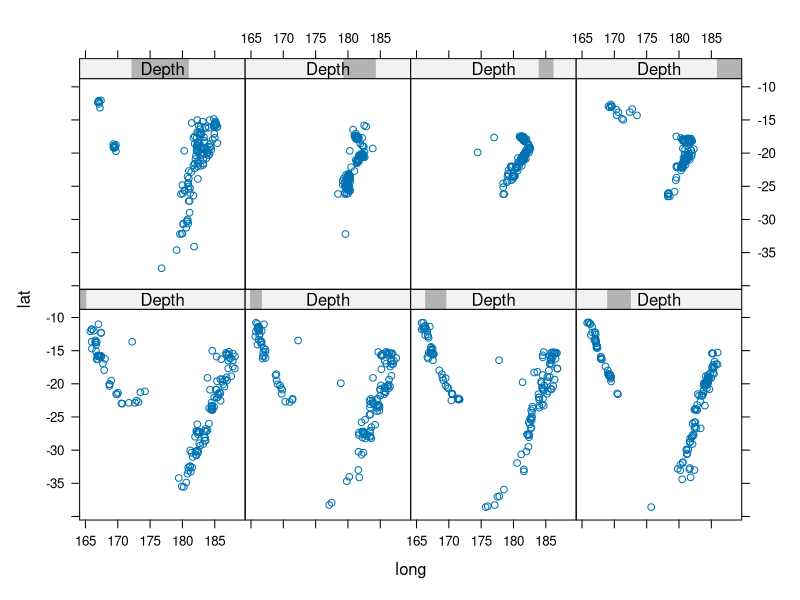
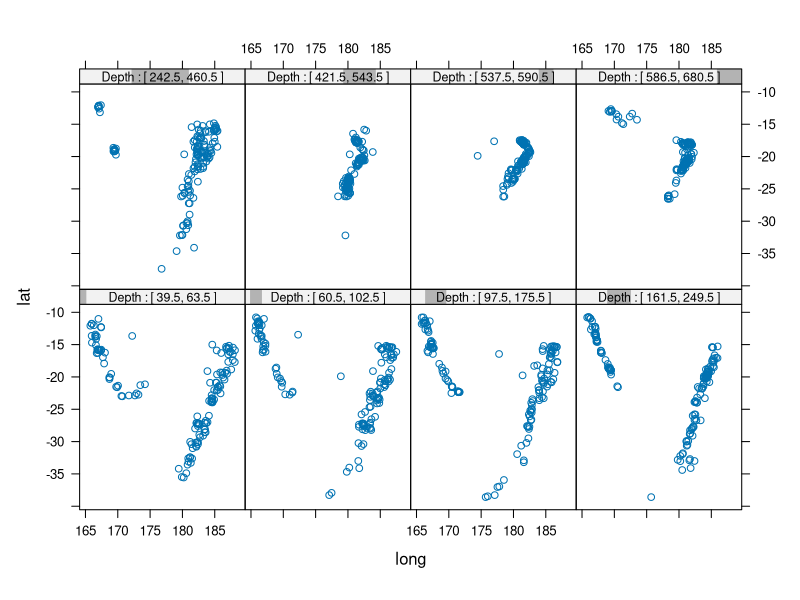
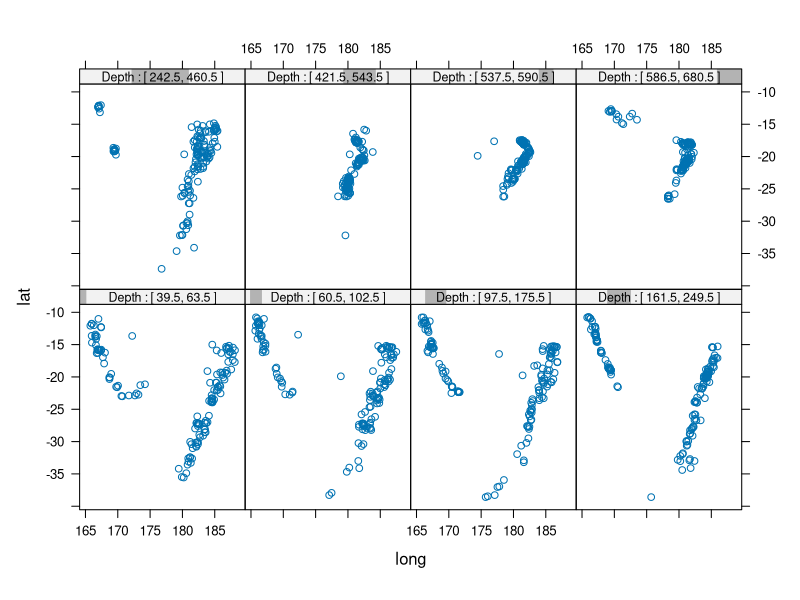
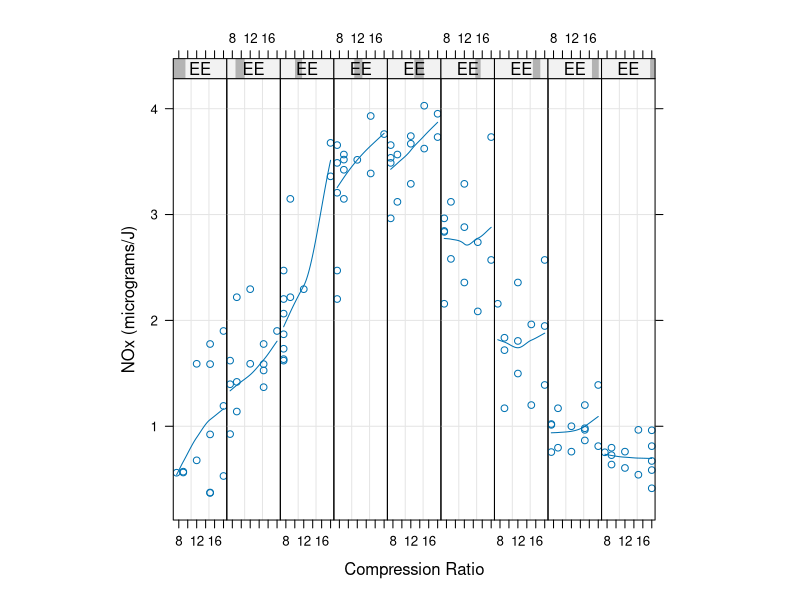
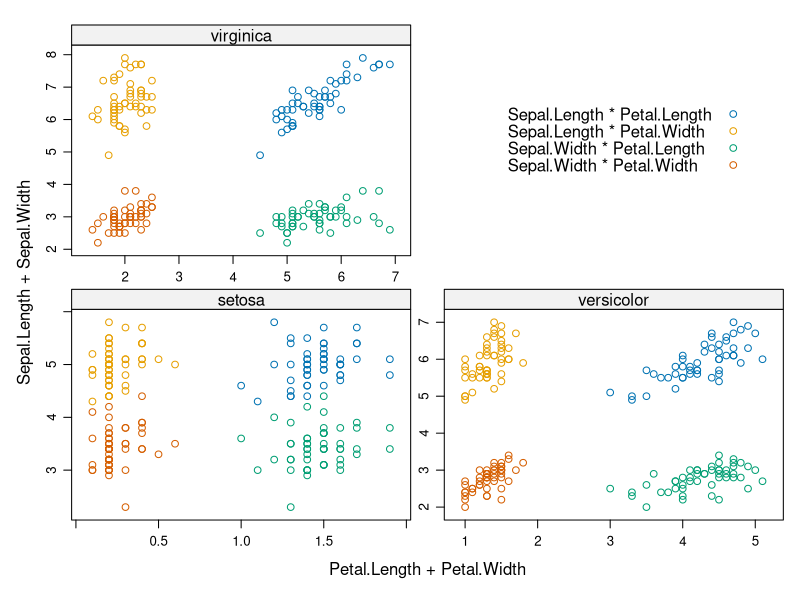
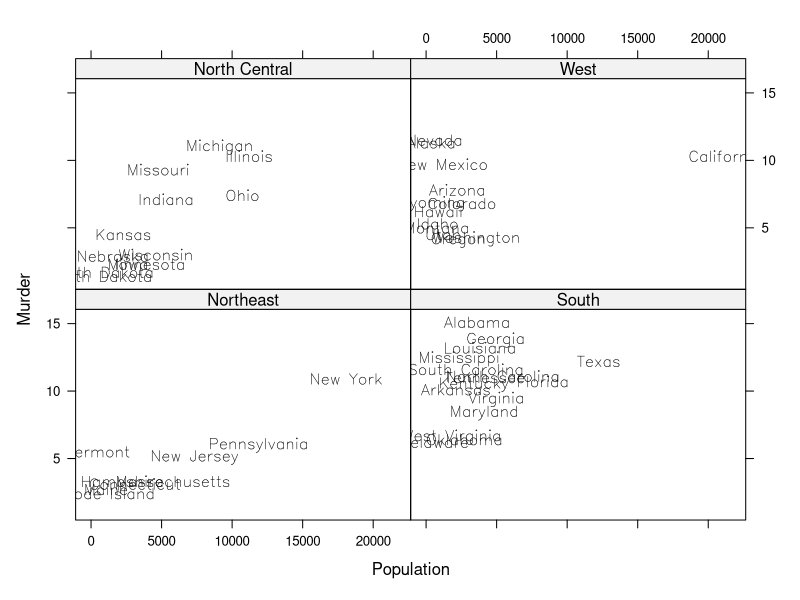
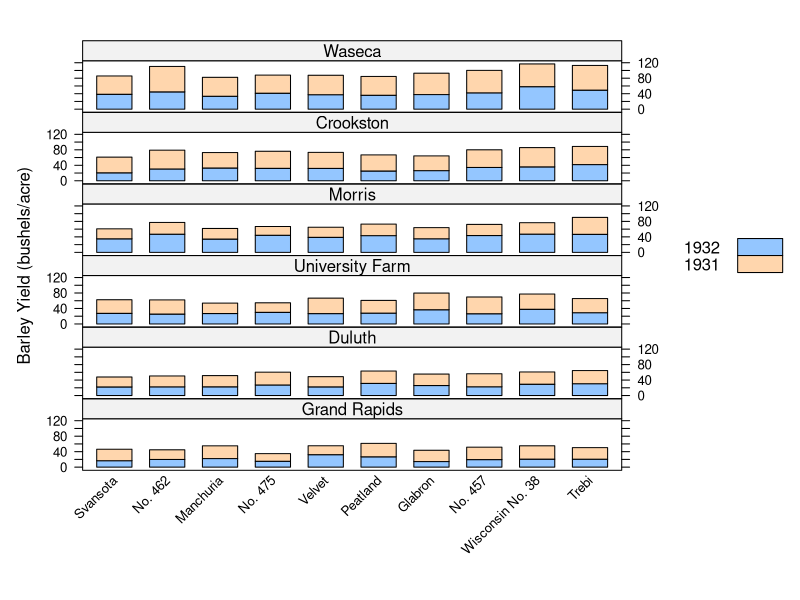
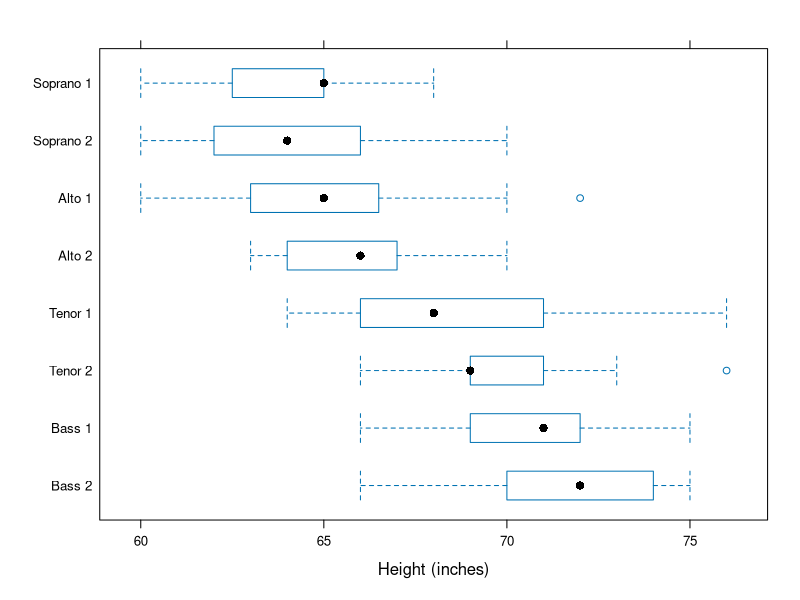

The R source for these figures, in order:
#This is how to use xyplot and update on lattice package. 
#output images and source are here
#http://rgm3.lab.nig.ac.jp/RGM/R_rdfile?f=lattice/man/xyplot.Rd&d=R_CC
#if you research how to use xyplot on lattice package, bellow.
#https://stat.ethz.ch/pipermail/r-help/attachments/20100404/5148512b/attachment.pl
#Take a look at
#http://CRAN.R-project.org/doc/FAQ/R-FAQ.html#Why-do-lattice_002ftrellis-graphics-not-work_003f
#https://stat.ethz.ch/R-manual/R-devel/library/lattice/html/xyplot.html
library(lattice)
require(stats)
old.options <- lattice.options(save.object = TRUE)
## Tonga Trench Earthquakes
Depth <- equal.count(quakes$depth, number=8, overlap=.1)
my0<-xyplot(lat ~ long | Depth, data = quakes)
print(my0)
print(.Last.value)
update(trellis.last.object(),
strip = strip.custom(strip.names = TRUE, strip.levels = TRUE),
                     par.strip.text = list(cex = 0.75),
                                         aspect = "iso")
#ex
trellis.last.object()
lattice.options(old.options)

## Constructing panel functions on the fly; prepane
EE <- equal.count(ethanol$E, number=9, overlap=1/4)
## Constructing panel functions on the fly; prepane
my1<-xyplot(NOx ~ C | EE, data = ethanol,
       prepanel = function(x, y) prepanel.loess(x, y, span = 1),
	   xlab = "Compression Ratio", ylab = "NOx (micrograms/J)",
	   panel = function(x, y) {
	         panel.grid(h = -1, v = 2)
			 panel.xyplot(x, y)
			 panel.loess(x, y, span=1)
	   },
	   aspect = "xy")
print(my1)
## Extended formula interface
my2<-xyplot(Sepal.Length + Sepal.Width ~ Petal.Length + Petal.Width | Species,
   data = iris, scales = "free", layout = c(2, 2),
   auto.key = list(x = .6, y = .7, corner = c(0, 0)))
print(my2)
## user defined panel functions
states <- data.frame(state.x77,
     state.name = dimnames(state.x77)[[1]],
	 state.region = state.region)
my3<-xyplot(Murder ~ Population | state.region, data = states,
     groups = state.name,
	 panel = function(x, y, subscripts, groups) {
	     ltext(x = x, y = y, labels = groups[subscripts], cex=1,
		    fontfamily = "HersheySans")
	 })
print(my3)
## Stacked bar chart
my4<-barchart(yield ~ variety | site, data = barley,
	groups = year, layout = c(1,6), stack = TRUE,
	auto.key = list(space = "right"),
	ylab = "Barley Yield (bushels/acre)",
	scales = list(x = list(rot = 45)))
print(my4)
my5<-bwplot(voice.part ~ height, data=singer, xlab="Height (inches)")
print(my5)
my6<-dotplot(variety ~ yield | year * site, data=barley)
print(my6)
## Grouped dot plot showing anomaly at Morris
my7<-dotplot(variety ~ yield | site, data = barley, groups = year,
	key = simpleKey(levels(barley$year), space = "right"),
	xlab = "Barley Yield (bushels/acre) ",
	aspect=0.5, layout = c(1,6), ylab=NULL)
print(my7)
my8<-stripplot(voice.part ~ jitter(height), data = singer, aspect = 1,
	jitter.data = TRUE, xlab = "Height (inches)")
print(my8)
## Interaction Plot
#B_01_xyplot.ts
my9<-xyplot(decrease ~ treatment, OrchardSprays, groups = rowpos,
	type = "a",
	auto.key =list(space = "right", points = FALSE, lines = TRUE))
print(my9)
## longer version with no x-ticks
## Not run:
my10<-bwplot(decrease ~ treatment, OrchardSprays, groups = rowpos,
	panel = "panel.superpose",
	panel.groups = "panel.linejoin",
	xlab = "treatment",
	key = list(lines = Rows(trellis.par.get("superpose.line"),
			c(1:7, 1)),
			text = list(lab = as.character(unique(OrchardSprays$rowpos))),
			columns = 4, title = "Row position"))
print(my10)
## End(Not run)
